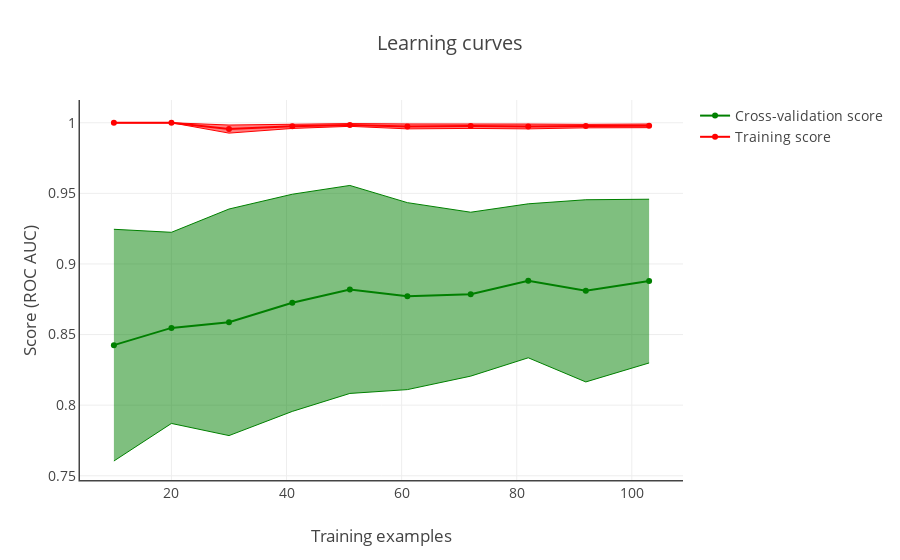

The notebook cell this image was saved under:
### Code cell
l = plot_learning_curve(
    estimator=final_model,
    X=X_train,
    y=y_train.ravel(),
    scoring=scoring,
    cv=5,
    train_sizes=np.linspace(.1, 1.0, 10))
py.iplot(l, filename='fatigue/learning_curve')

### Figure 1 — Plotly figure (JSON) as saved in the notebook; plotly's stock layout.template omitted (floating-point values rounded to 4 significant figures)
{"data": [{"marker": {"color": "red"}, "name": "Training score", "type": "scatter", "x": [10, 20, 30, 41, 51, 61, 72, 82, 92, 103], "y": [1, 1, 0.9955, 0.9975, 0.9984, 0.9974, 0.9977, 0.9974, 0.9976, 0.9978]}, {"line": {"color": "red", "width": 1}, "mode": "lines", "showlegend": false, "type": "scatter", "x": [10, 20, 30, 41, 51, 61, 72, 82, 92, 103], "y": [1, 1, 0.9984, 0.9991, 0.9994, 0.9992, 0.9994, 0.9991, 0.9989, 0.9991]}, {"fill": "tonexty", "line": {"color": "red", "width": 1}, "mode": "lines", "showlegend": false, "type": "scatter", "x": [10, 20, 30, 41, 51, 61, 72, 82, 92, 103], "y": [1, 1, 0.9927, 0.996, 0.9975, 0.9957, 0.996, 0.9957, 0.9964, 0.9965]}, {"marker": {"color": "green"}, "name": "Cross-validation score", "type": "scatter", "x": [10, 20, 30, 41, 51, 61, 72, 82, 92, 103], "y": [0.8425, 0.8547, 0.8587, 0.8725, 0.882, 0.8772, 0.8786, 0.8881, 0.881, 0.8879]}, {"line": {"color": "green", "width": 1}, "mode": "lines", "showlegend": false, "type": "scatter", "x": [10, 20, 30, 41, 51, 61, 72, 82, 92, 103], "y": [0.9245, 0.9224, 0.9389, 0.9494, 0.9556, 0.9434, 0.9366, 0.9426, 0.9455, 0.9458]}, {"fill": "tonexty", "line": {"color": "green", "width": 1}, "mode": "lines", "showlegend": false, "type": "scatter", "x": [10, 20, 30, 41, 51, 61, 72, 82, 92, 103], "y": [0.7605, 0.7871, 0.7785, 0.7956, 0.8083, 0.811, 0.8206, 0.8335, 0.8165, 0.8299]}], "layout": {"font": {"size": 14}, "hovermode": "closest", "title": "Learning curves", "xaxis": {"linewidth": 1.5, "showline": true, "title": "Training examples"}, "yaxis": {"linewidth": 1.5, "showline": true, "title": "Score (ROC AUC)"}}}
